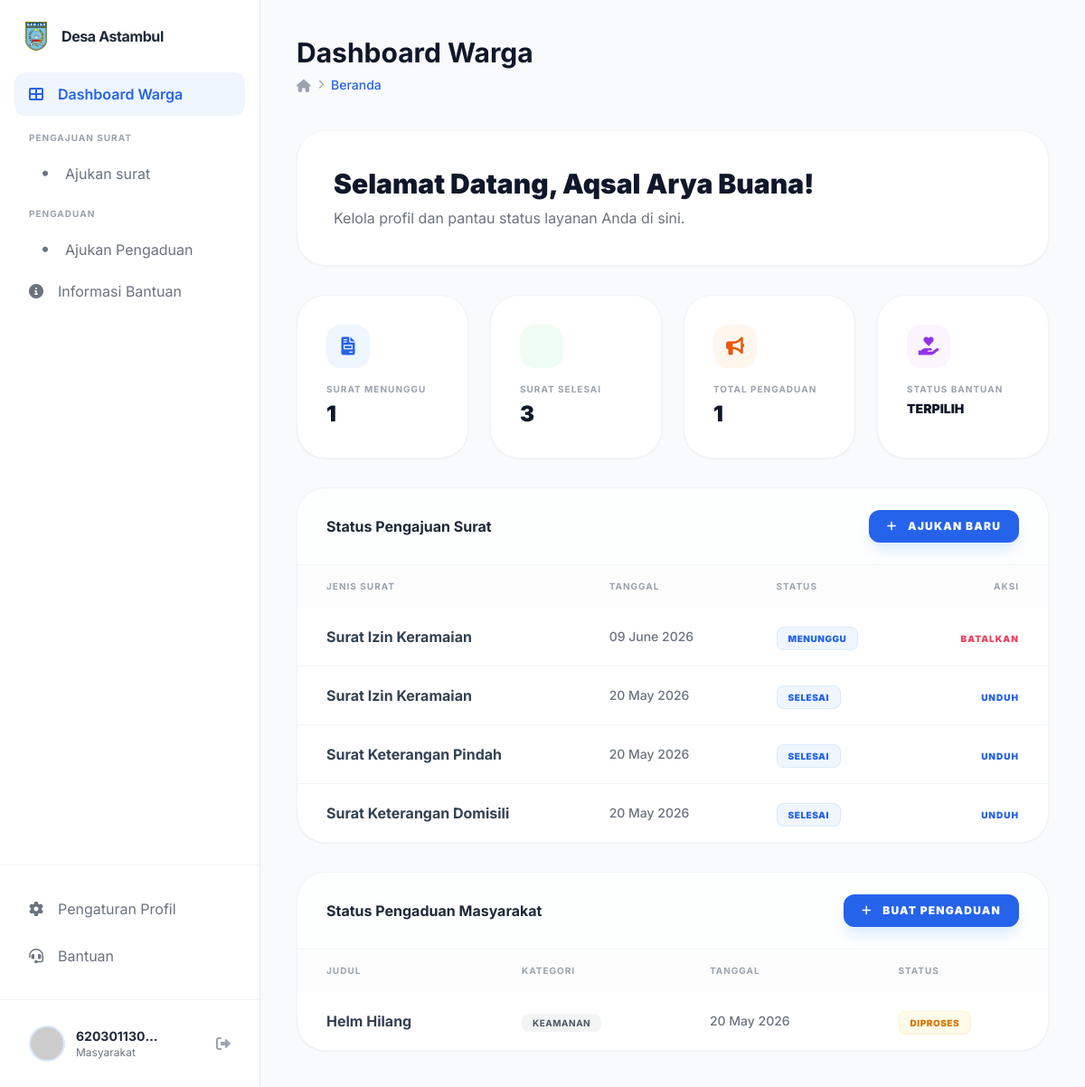
The app's page /public/dashboard/warga (signed in), older data.
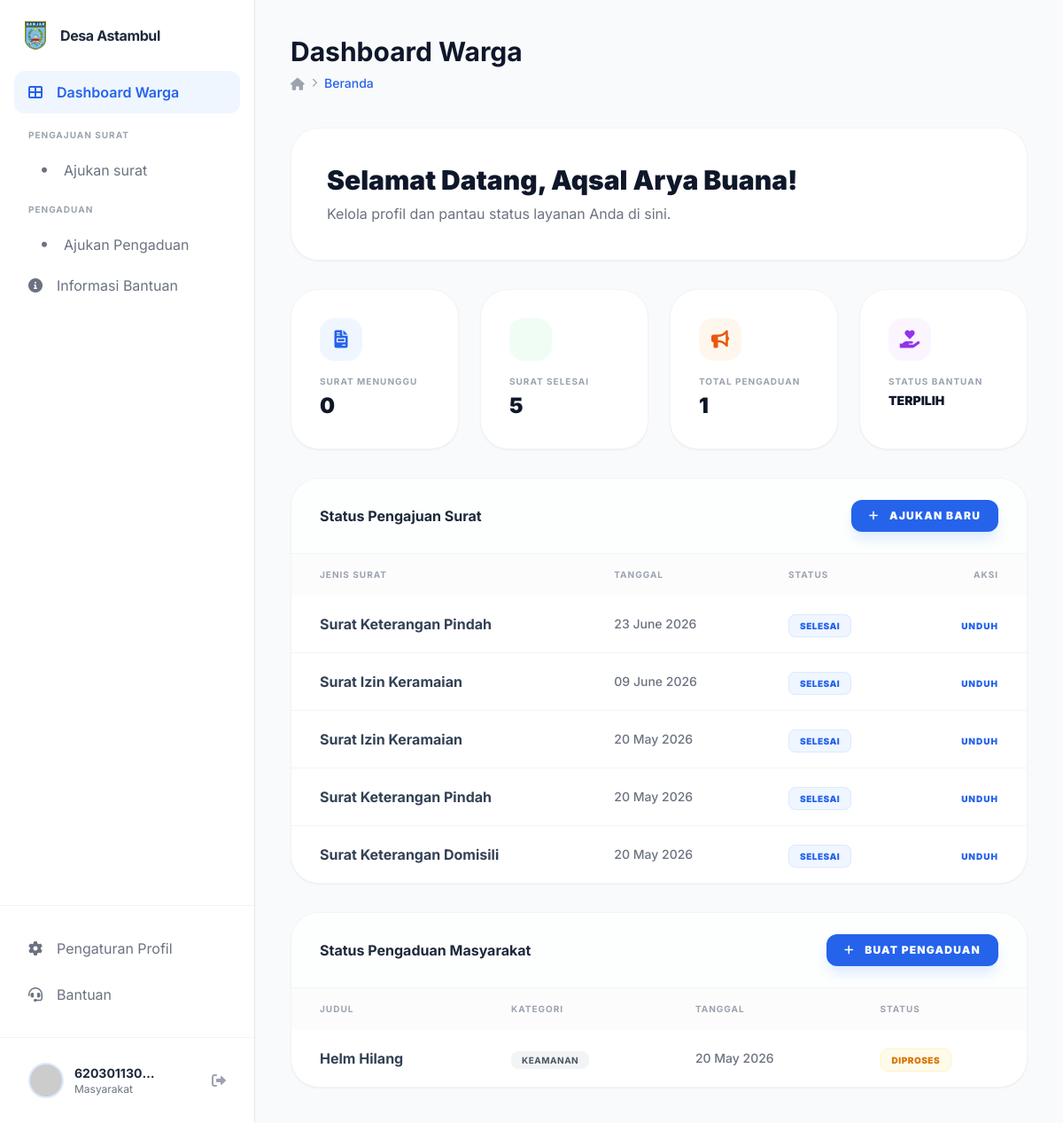
The same page, newer data.
### tables this page shows
CREATE TABLE `hasil_saw_blt` (
  `id` int NOT NULL,
  `id_program` int NOT NULL,
  `id_calon` int NOT NULL,
  `nilai_total` decimal(10,5) NOT NULL,
  `ranking` int NOT NULL,
  `created_at` datetime DEFAULT CURRENT_TIMESTAMP
);

CREATE TABLE `calon_penerima` (
  `id_calon` int NOT NULL,
  `id_warga` int NOT NULL,
  `id_program` int NOT NULL,
  `tanggal_usulan` date NOT NULL,
  `status` enum('diusulkan','diproses','terpilih','tidak_terpilih') NOT NULL DEFAULT 'diusulkan',
  `created_at` datetime NOT NULL DEFAULT CURRENT_TIMESTAMP,
  `updated_at` datetime NOT NULL DEFAULT CURRENT_TIMESTAMP ON UPDATE CURRENT_TIMESTAMP
);

CREATE TABLE `pengajuan_surat` (
  `id_pengajuan` int NOT NULL,
  `id_warga` int NOT NULL,
  `id_jenis_surat` int NOT NULL,
  `no_surat` varchar(30) DEFAULT NULL,
  `keperluan` text,
  `file_berkas` varchar(255) DEFAULT NULL,
  `nilai_prioritas` int DEFAULT '0',
  `status` enum('menunggu','diproses','selesai','ditolak') NOT NULL DEFAULT 'menunggu',
  `catatan_penolakan` text,
  `id_petugas_verif` int DEFAULT NULL,
  `id_kades_ttd` int DEFAULT NULL,
  `tanggal_pengajuan` datetime NOT NULL DEFAULT CURRENT_TIMESTAMP,
  `tanggal_verif` datetime DEFAULT NULL,
  `tanggal_selesai` datetime DEFAULT NULL,
  `created_at` datetime NOT NULL DEFAULT CURRENT_TIMESTAMP,
  `updated_at` datetime NOT NULL DEFAULT CURRENT_TIMESTAMP ON UPDATE CURRENT_TIMESTAMP,
  `qr_token` varchar(100) DEFAULT NULL,
  `qr_url` varchar(255) DEFAULT NULL,
  `is_verified` tinyint(1) DEFAULT '0',
  `prioritas` int DEFAULT '0',
  `waktu_proses` datetime DEFAULT NULL
);

CREATE TABLE `jenis_surat` (
  `id_jenis_surat` int NOT NULL,
  `kode_surat` varchar(10) DEFAULT NULL,
  `nama_surat` varchar(100) DEFAULT NULL,
  `template_file` varchar(255) DEFAULT NULL,
  `prioritas` int DEFAULT NULL,
  `keterangan` text,
  `created_at` datetime DEFAULT CURRENT_TIMESTAMP,
  `updated_at` datetime DEFAULT CURRENT_TIMESTAMP ON UPDATE CURRENT_TIMESTAMP
);

CREATE TABLE `pengaduan` (
  `id_pengaduan` int NOT NULL,
  `id_warga` int NOT NULL,
  `judul_aduan` varchar(255) NOT NULL,
  `isi_aduan` text NOT NULL,
  `kategori_aduan` enum('infrastruktur','pelayanan','sosial','keamanan','lingkungan') NOT NULL,
  `file_bukti` varchar(255) DEFAULT NULL,
  `nilai_prioritas` int DEFAULT '0',
  `status` enum('menunggu','diproses','selesai','ditolak') NOT NULL DEFAULT 'menunggu',
  `catatan_penolakan` text,
  `id_petugas_verif` int DEFAULT NULL,
  `tanggal_aduan` datetime NOT NULL DEFAULT CURRENT_TIMESTAMP,
  `tanggal_selesai` datetime DEFAULT NULL,
  `created_at` datetime NOT NULL DEFAULT CURRENT_TIMESTAMP,
  `updated_at` datetime NOT NULL DEFAULT CURRENT_TIMESTAMP ON UPDATE CURRENT_TIMESTAMP,
  `prioritas` int DEFAULT '0',
  `waktu_proses` datetime DEFAULT NULL
);

### app/views/dashboard/warga.php (the view, shortened to what the changed rows need)
<div class="space-y-8">
    <div class="bg-white p-10 rounded-[32px] shadow-sm border border-gray-100 flex flex-col md:flex-row justify-between items-start md:items-center gap-6">
        <div>
            <h2 class="text-3xl font-black text-slate-900 mb-2">Selamat Datang, <?= $data['warga']['nama_lengkap'] ?? 'Warga'; ?>!</h2>
        </div>
    </div>
    <div class="grid grid-cols-1 md:grid-cols-2 lg:grid-cols-4 gap-6">
        <div class="bg-white p-8 rounded-[32px] shadow-sm border border-gray-100">
            <div class="w-12 h-12 bg-blue-50 text-blue-600 rounded-2xl flex items-center justify-center text-xl mb-4">
                <i class="fas fa-file-invoice"></i>
            </div>
            <h3 class="text-gray-400 text-[10px] font-bold uppercase tracking-widest mb-1">Surat Menunggu</h3>
            <p class="text-2xl font-black text-slate-900"><?= $data['surat_menunggu']; ?></p>
        </div>
        <div class="bg-white p-8 rounded-[32px] shadow-sm border border-gray-100">
            <div class="w-12 h-12 bg-green-50 text-green-600 rounded-2xl flex items-center justify-center text-xl mb-4">
            </div>
            <h3 class="text-gray-400 text-[10px] font-bold uppercase tracking-widest mb-1">Surat Selesai</h3>
            <p class="text-2xl font-black text-slate-900"><?= $data['surat_selesai']; ?></p>
        </div>
        <div class="bg-white p-8 rounded-[32px] shadow-sm border border-gray-100">
            <div class="w-12 h-12 bg-purple-50 text-purple-600 rounded-2xl flex items-center justify-center text-xl mb-4">
                <i class="fas fa-hand-holding-heart"></i>
            </div>
            <h3 class="text-gray-400 text-[10px] font-bold uppercase tracking-widest mb-1">Status Bantuan</h3>
            <p class="text-sm font-black text-slate-900 truncate">
                <?= isset($data['hasil_blt']['status_penerimaan']) ? strtoupper((string)$data['hasil_blt']['status_penerimaan']) : 'TIDAK TERDAFTAR'; ?>
            </p>
        </div>
    </div>
    <div class="bg-white rounded-[32px] shadow-sm border border-gray-100 overflow-hidden">
        <div class="overflow-x-auto">
            <table class="w-full text-left border-collapse">
                <thead class="bg-gray-50/50">
                    <tr>
                        <th class="px-8 py-4 text-[10px] font-bold text-gray-400 uppercase tracking-widest">Jenis Surat</th>
                        <th class="px-8 py-4 text-[10px] font-bold text-gray-400 uppercase tracking-widest">Tanggal</th>
                        <th class="px-8 py-4 text-[10px] font-bold text-gray-400 uppercase tracking-widest">Status</th>
                        <th class="px-8 py-4 text-[10px] font-bold text-gray-400 uppercase tracking-widest text-right">Aksi</th>
                    </tr>
                </thead>
                <tbody class="divide-y divide-gray-100">
                    <?php if(empty($data['pengajuan'])): ?>
                        <tr>
                            <td colspan="4" class="px-8 py-12 text-center text-gray-500 italic">Belum ada pengajuan surat yang tercatat.</td>
                        </tr>
                    <?php else: ?>
                        <?php foreach($data['pengajuan'] as $p): ?>
                            <tr class="hover:bg-gray-50/50 transition">
                                <td class="px-8 py-5 font-bold text-slate-700"><?= $p['nama_surat']; ?></td>
                                <td class="px-8 py-5 text-sm text-gray-500 font-medium"><?= date('d F Y', strtotime($p['tanggal_pengajuan'])); ?></td>
                                <td class="px-8 py-5">
                                    <?php
                                        $statusStyles = [
                                            'menunggu' => 'bg-blue-50 text-blue-600 border-blue-100',
                                            'diproses' => 'bg-amber-50 text-amber-600 border-amber-100',
                                            'selesai' => 'bg-blue-50 text-blue-600 border-blue-100',
                                            'ditolak' => 'bg-rose-50 text-rose-600 border-rose-100'
                                        ];
                                        $style = $statusStyles[$p['status']] ?? 'bg-gray-50 text-gray-600 border-gray-100';
                                    ?>
                                    <span class="px-3 py-1.5 text-[10px] font-black rounded-lg border uppercase tracking-wider <?= $style; ?>">
                                        <?= $p['status']; ?>
                                    </span>
                                </td>
                                <td class="px-8 py-5 text-right">
                                    <?php if($p['status'] == 'menunggu'): ?>
                                        <a href="<?= BASEURL; ?>/layanan/hapus_pengajuan/<?= $p['id_pengajuan']; ?>" onclick="return confirm('Batalkan pengajuan ini?')" class="text-rose-500 hover:text-rose-700 font-black text-[10px] uppercase tracking-widest">Batalkan</a>
                                    <?php elseif($p['status'] == 'selesai'): ?>
                                        <a href="<?= BASEURL; ?>/layanan/unduh/<?= $p['id_pengajuan']; ?>" target="_blank" class="text-blue-600 hover:text-blue-800 font-black text-[10px] uppercase tracking-widest">Unduh</a>
                                    <?php else: ?>
                                        <span class="text-gray-300 font-black text-[10px] uppercase tracking-widest cursor-not-allowed">No Action</span>
                                    <?php endif; ?>
                                </td>
                            </tr>
                        <?php endforeach; ?>
                    <?php endif; ?>
                </tbody>
            </table>
        </div>
    </div>
    <div class="bg-white rounded-[32px] shadow-sm border border-gray-100 overflow-hidden">
        <div class="overflow-x-auto">
            <table class="w-full text-left border-collapse">
                <thead class="bg-gray-50/50">
                    <tr>
                        <th class="px-8 py-4 text-[10px] font-bold text-gray-400 uppercase tracking-widest">Judul</th>
                        <th class="px-8 py-4 text-[10px] font-bold text-gray-400 uppercase tracking-widest">Kategori</th>
                        <th class="px-8 py-4 text-[10px] font-bold text-gray-400 uppercase tracking-widest">Tanggal</th>
                        <th class="px-8 py-4 text-[10px] font-bold text-gray-400 uppercase tracking-widest">Status</th>
                    </tr>
                </thead>
                <tbody class="divide-y divide-gray-100">
                    <?php if(empty($data['pengaduan'])): ?>
                        <tr>
                            <td colspan="4" class="px-8 py-12 text-center text-gray-500 italic">Belum ada pengaduan yang tercatat.</td>
                        </tr>
                    <?php else: ?>
                        <?php foreach($data['pengaduan'] as $a): ?>
                            <tr class="hover:bg-gray-50/50 transition">
                                <td class="px-8 py-5 font-bold text-slate-700"><?= $a['judul_aduan']; ?></td>
                                <td class="px-8 py-5">
                                    <span class="px-3 py-1 bg-gray-100 text-gray-600 text-[10px] font-bold rounded-lg uppercase tracking-wider">
                                        <?= $a['kategori_aduan']; ?>
                                    </span>
                                </td>
                                <td class="px-8 py-5 text-sm text-gray-500 font-medium"><?= date('d F Y', strtotime($a['tanggal_aduan'])); ?></td>
                                <td class="px-8 py-5">
                                    <?php
                                        $statusStylesAduan = [
                                            'menunggu' => 'bg-blue-50 text-blue-600 border-blue-100',
                                            'diproses' => 'bg-amber-50 text-amber-600 border-amber-100',
                                            'selesai' => 'bg-blue-50 text-blue-600 border-blue-100',
                                            'ditolak' => 'bg-rose-50 text-rose-600 border-rose-100'
                                        ];
                                        $styleAduan = $statusStylesAduan[$a['status']] ?? 'bg-gray-50 text-gray-600 border-gray-100';
                                    ?>
                                    <span class="px-3 py-1.5 text-[10px] font-black rounded-lg border uppercase tracking-wider <?= $styleAduan; ?>">
                                        <?= $a['status']; ?>
                                    </span>
                                </td>
                            </tr>
                        <?php endforeach; ?>
                    <?php endif; ?>
                </tbody>
            </table>
        </div>
    </div>
</div>

Row changes from the older to the newer data that the page shows:
added pengajuan_surat: id_jenis_surat.nama_surat "Surat Keterangan Pindah", tanggal_pengajuan "23 June 2026", status "SELESAI"
changed pengajuan_surat "09 June 2026": status "MENUNGGU" → "SELESAI"; status "BATALKAN" → "UNDUH"
Text that changed along with them:
$data['surat_menunggu']: "1" → "0"
$data['surat_selesai']: "3" → "5"
